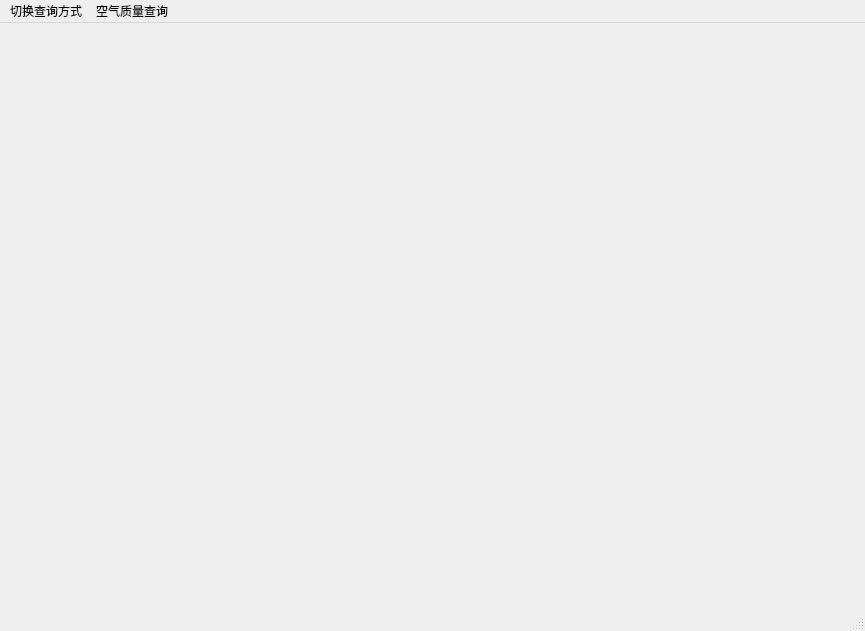
<?xml version="1.0" encoding="UTF-8"?>
<ui version="4.0">
 <class>MainWindow</class>
 <widget class="QMainWindow" name="MainWindow">
  <property name="geometry">
   <rect>
    <x>0</x>
    <y>0</y>
    <width>865</width>
    <height>631</height>
   </rect>
  </property>
  <property name="windowTitle">
   <string>MainWindow</string>
  </property>
  <widget class="QWidget" name="centralwidget">
   <widget class="QWidget" name="formLayoutWidget">
    <property name="geometry">
     <rect>
      <x>0</x>
      <y>0</y>
      <width>861</width>
      <height>601</height>
     </rect>
    </property>
    <layout class="QFormLayout" name="gridLayout"/>
   </widget>
  </widget>
  <widget class="QMenuBar" name="menubar">
   <property name="geometry">
    <rect>
     <x>0</x>
     <y>0</y>
     <width>865</width>
     <height>23</height>
    </rect>
   </property>
   <widget class="QMenu" name="menu">
    <property name="title">
     <string>切换查询方式</string>
    </property>
    <addaction name="searchWeather"/>
    <addaction name="WorldWeather"/>
    <addaction name="sanWeather"/>
   </widget>
   <widget class="QMenu" name="menu_2">
    <property name="title">
     <string>空气质量查询</string>
    </property>
    <addaction name="kongqisort"/>
    <addaction name="kongqibiaozhun"/>
   </widget>
   <addaction name="menu"/>
   <addaction name="menu_2"/>
  </widget>
  <widget class="QStatusBar" name="statusbar"/>
  <action name="searchWeather">
   <property name="text">
    <string>天气预报查询</string>
   </property>
   <property name="toolTip">
    <string>天气预报查询</string>
   </property>
   <property name="shortcut">
    <string>Ctrl+A</string>
   </property>
  </action>
  <action name="WorldWeather">
   <property name="text">
    <string>全国气温查询</string>
   </property>
   <property name="shortcut">
    <string>Ctrl+S</string>
   </property>
  </action>
  <action name="sanWeather">
   <property name="text">
    <string>查询三天天气</string>
   </property>
   <property name="toolTip">
    <string>查询三天天气</string>
   </property>
   <property name="shortcut">
    <string>Ctrl+D</string>
   </property>
  </action>
  <action name="kongqisort">
   <property name="text">
    <string>空气质量排名</string>
   </property>
   <property name="toolTip">
    <string>空气质量排名</string>
   </property>
   <property name="shortcut">
    <string>Ctrl+F</string>
   </property>
  </action>
  <action name="kongqibiaozhun">
   <property name="text">
    <string>空气质量标准</string>
   </property>
   <property name="toolTip">
    <string>空气质量标准</string>
   </property>
   <property name="shortcut">
    <string>Ctrl+G</string>
   </property>
  </action>
 </widget>
 <resources/>
 <connections/>
</ui>
